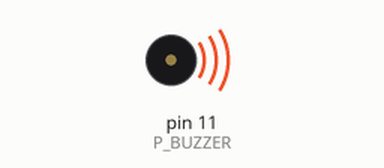
A sketch run on a simulated Arduino Uno, built with avr-gcc and run on an emulated ATmega328P. Parts: buzzer (waves = sounding).

Above: at 0.1 s.
Timing chart, 0 to 40.0 s (numbered marks = the images above):
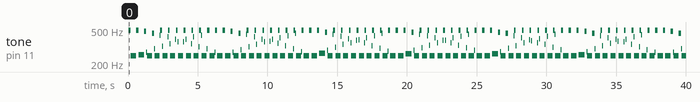

The sketch:

L06_active_buzzer.ino
```cpp
// Josh
// 11/28/2020

int P_BUZZER = 11;

void setup() {
  pinMode(P_BUZZER, OUTPUT);
}

void oscilate(int ms) {
  digitalWrite(P_BUZZER, HIGH);
  delay(ms);
  digitalWrite(P_BUZZER, LOW);
  delay(ms);
}

void loop() {
  for (int i = 0; i < 80; i++) {
    oscilate(1);
  }

  for (int i = 0; i < 100; i++) {
    oscilate(2);
  }
}
```

Measured:
- by itself, tone on pin 11 (P_BUZZER): plays 495 Hz for 0.16 s, 249 Hz for 0.40 s, 495 Hz for 0.16 s, 255 Hz for 0.40 s, 482 Hz for 0.16 s, 275 Hz for 0.04 s … (240 notes in this stretch)
